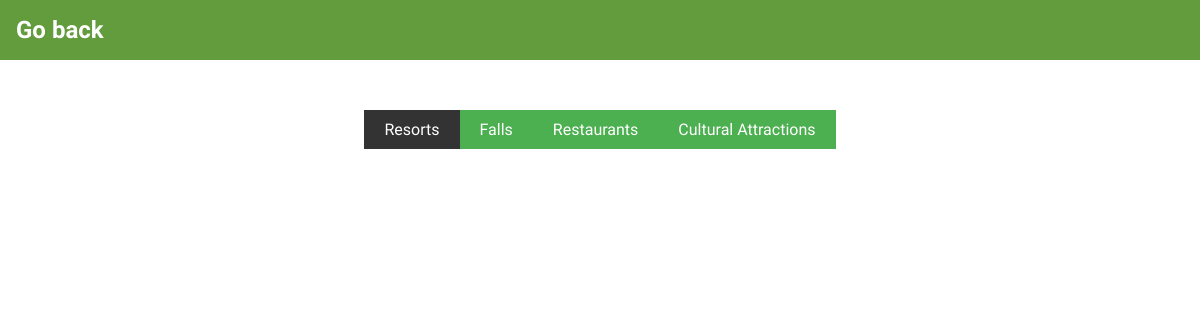
The page /resort/ on the database as committed earlier.
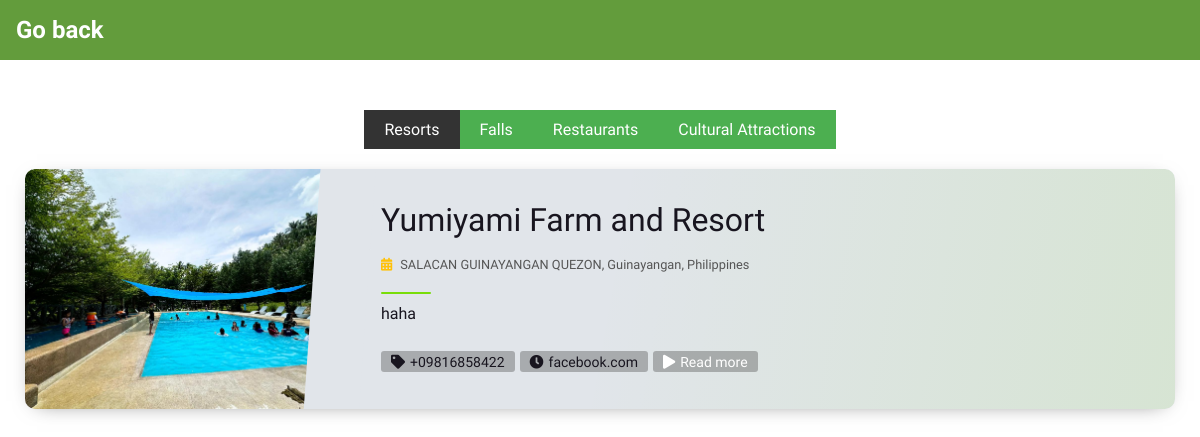
The same page on the database as committed later.
### app/models.py (models this page shows, shortened)
class Resort(models.Model):
    name = models.CharField(max_length=255)
    description = models.TextField(blank=True, null=True)
    entrance_fee_adult = models.DecimalField(max_digits=10, decimal_places=2, default=0)
    entrance_fee_discounted = models.DecimalField(max_digits=10, decimal_places=2, default=0)
    phone = models.CharField(max_length=15)
    gmail = models.CharField(max_length=30)
    facebook = models.CharField(max_length=30)
    location = models.CharField(max_length=100)
    image_1 = models.ImageField(upload_to='app/images/', blank=True, null=True)
    image_2 = models.ImageField(upload_to='app/images/', blank=True, null=True)
    image_3 = models.ImageField(upload_to='app/images/', blank=True, null=True)
    image_4 = models.ImageField(upload_to='app/images/', blank=True, null=True)
    image_5 = models.ImageField(upload_to='app/images/', blank=True, null=True)
    owner = models.ForeignKey(CustomUser, on_delete=models.CASCADE, related_name='resorts')

### app/views.py (the view)
# urls.py: path('resort/', views.resort, name='resort'),
def resort(request):
    resorts = Resort.objects.all()
    falls = Falls.objects.all()
    restaurants = Restaurant.objects.all()
    cultural_attractions = CulturalAttraction.objects.all()
    context = {
        'resorts': resorts,
        'falls': falls,
        'restaurants': restaurants,
        'cultural_attractions': cultural_attractions
    }
    return render(request, 'app/resort.html', context)

### templates/app/resort.html (shortened to what this page needs)
{% load static %}
<!DOCTYPE html>
<html lang="en">
<head>
  <link rel="stylesheet" href="{% static 'app/css/card.css' %}">
  <link rel="stylesheet" href="{% static 'app/css/tourist_page.css' %}">
  <link href="https://cdnjs.cloudflare.com/ajax/libs/font-awesome/5.15.4/css/all.min.css" rel="stylesheet">
</head>
<body>
  <nav class="navbar">
    <a href="{% url 'home' %}" class="navbar-brand m-1 text-light">Go back</a>
  </nav>
  <div class="container py-3 mt-5">
    <div class="tabs">
      <button class="tab-btn active" onclick="showTab('resorts')">Resorts</button>
      <button class="tab-btn" onclick="showTab('falls')">Falls</button>
      <button class="tab-btn" onclick="showTab('restaurants')">Restaurants</button>
      <button class="tab-btn" onclick="showTab('cultural')">Cultural Attractions</button>
    </div>
    <div id="resorts" class="tab-content active">
      {% for resort in resorts %}
        {% if resort.owner.is_verified %}
        <article class="postcard light green">
          <a class="postcard__img_link" href="#">
            {% if resort.image_1 %}
              <img class="postcard__img" src="{{ resort.image_1.url }}" alt="Image of {{ resort.name }}" />
            {% else %}
              <img class="postcard__img" src="{% static 'app/images/placeholder.png' %}" alt="No image available" />
            {% endif %}
          </a>
          <div class="postcard__text t-dark">
            <h1 class="postcard__title green"><a href="{% url 'resort_detail' resort.id %}">{{ resort.name }}</a></h1>
            <div class="postcard__subtitle small">
              <i class="fas fa-calendar-alt mr-2"></i>{{ resort.location }}
            </div>
            <div class="postcard__bar"></div>
            <div class="postcard__preview-txt">{{ resort.description }}</div>
            <ul class="postcard__tagbox">
              <li class="tag__item"><i class="fas fa-tag mr-2"></i>+{{ resort.phone }}</li>
              <li class="tag__item"><i class="fas fa-clock mr-2"></i>{{ resort.facebook }}</li>
              <li class="tag__item play green">
                <a href="{% url 'resort_detail' resort.id %}"><i class="fas fa-play mr-2"></i>Read more</a>
              </li>
            </ul>
          </div>
        </article>
        {% endif %}
      {% endfor %}
    </div>
  </div>
</body>
</html>

Rows that differ between the two databases and show on the page:
now on this page (row edited): Resort: image_1 (picture), name "Yumiyami Farm and Resort", location "SALACAN GUINAYANGAN QUEZON, Guinayangan, Philippines", description "haha", phone "09816858422", facebook "facebook.com"
